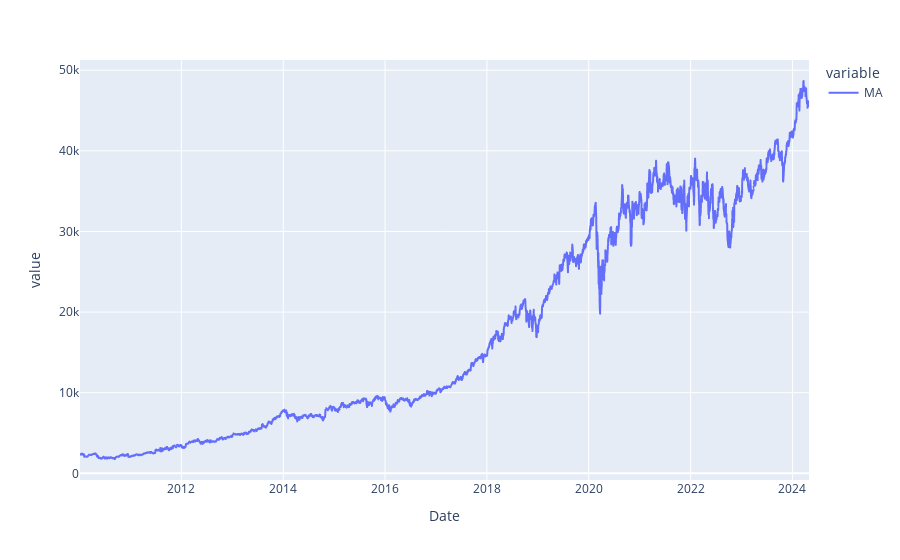

Notebook source saved alongside this figure:
### Code cell
px.line(100*(data["V"])) 
px.line(100*(data["MA"]))

### Figure 1 — Plotly figure (JSON) as saved in the notebook; plotly's stock layout.template omitted (floating-point values rounded to 4 significant figures; data arrays with more than 128 entries replaced by an {"elided": "..."} marker saying what was removed)
{"data": [{"hovertemplate": "variable=MA<br>Date=%{x}<br>value=%{y}<extra></extra>", "legendgroup": "MA", "line": {"color": "#636efa", "dash": "solid"}, "marker": {"symbol": "circle"}, "mode": "lines", "name": "MA", "showlegend": true, "type": "scattergl", "x": {"elided": "3604 str values"}, "xaxis": "x", "y": {"elided": "3604 float values"}, "yaxis": "y"}], "layout": {"legend": {"title": {"text": "variable"}, "tracegroupgap": 0}, "margin": {"t": 60}, "xaxis": {"anchor": "y", "domain": [0, 1], "title": {"text": "Date"}}, "yaxis": {"anchor": "x", "domain": [0, 1], "title": {"text": "value"}}}}
